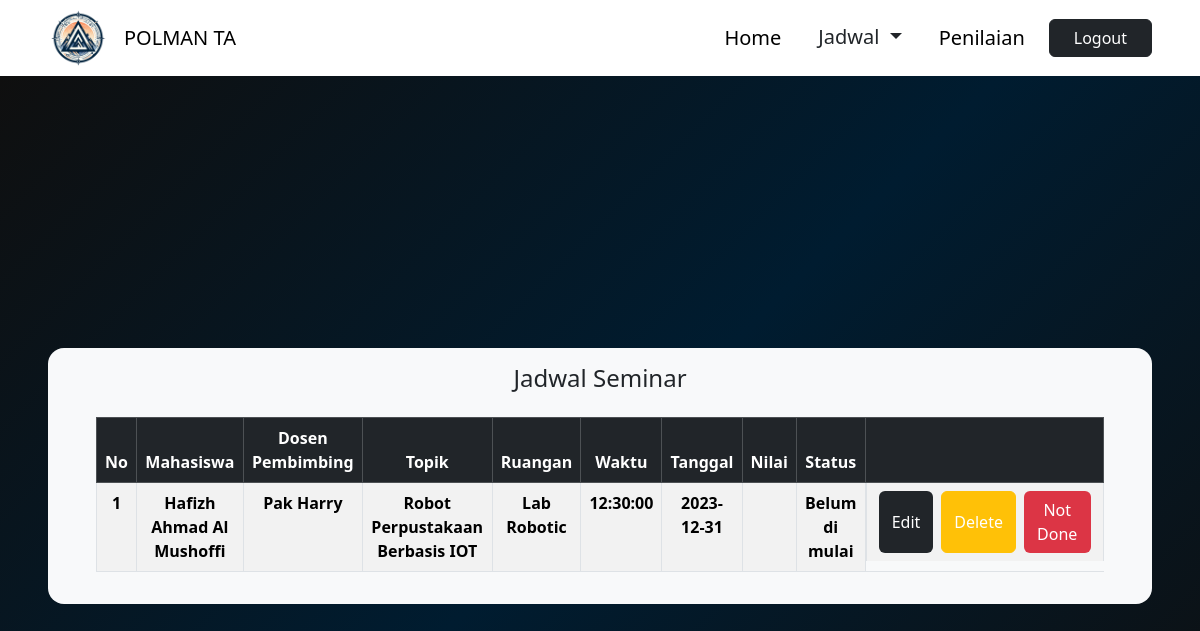
The app's page /index.php/admin/seminar, older data.
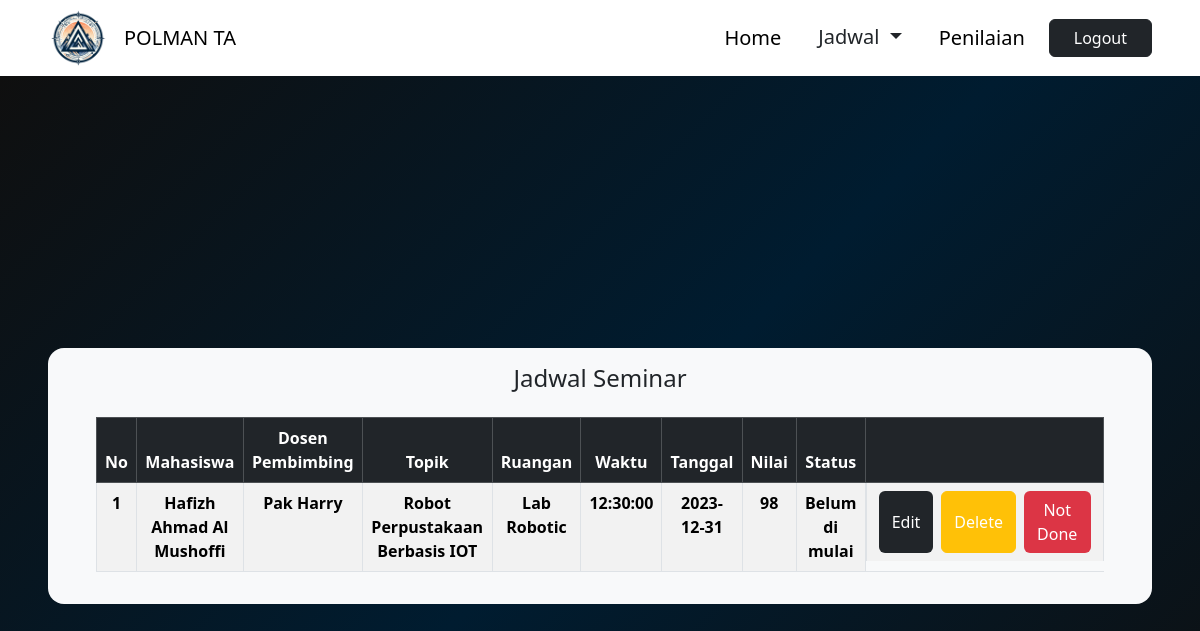
The same page, newer data.
### tables this page shows
CREATE TABLE `tb_jadwal_seminar` (
  `id_seminar` varchar(40) NOT NULL,
  `id_pilih` varchar(40) NOT NULL,
  `id_user` varchar(40) NOT NULL,
  `nama_mhs` varchar(40) NOT NULL,
  `nama_dosen` varchar(40) NOT NULL,
  `topik` varchar(40) NOT NULL,
  `ruangan` varchar(30) NOT NULL,
  `waktu` time NOT NULL,
  `tanggal` date NOT NULL,
  `nilai` varchar(5) NOT NULL,
  `status` varchar(20) NOT NULL DEFAULT 'Belum di mulai'
);

### application/controllers/Admin.php (called while the page is built, shortened)
<?php
class Admin extends CI_Controller
{
	public function __construct()
	{
		$this->load->model('m_admin');
	}
	public function seminar()
	{
		$jumlah_data = $this->m_admin->get_seminar();
		$config['base_url'] = base_url() . 'admin/seminar';
		$config['total_rows'] = $jumlah_data;
		$config['per_page'] = 10;
		$config['full_tag_open'] = '<ul class="pagination justify-content-center">';
		$config['full_tag_close'] = '</ul>';
		$config['first_link'] = 'First';
		$config['last_link'] = 'Last';
		$config['first_tag_open'] = '<li class="page-item"><span class="page-link">';
		$config['first_tag_close'] = '</span></li>';
		$config['prev_link'] = '&laquo';
		$config['prev_tag_open'] = '<li class="page-item"><span class="page-link">';
		$config['prev_tag_close'] = '</span></li>';
		$config['next_link'] = '&raquo';
		$config['next_tag_open'] = '<li class="page-item"><span class="page-link">';
		$config['next_tag_close'] = '</span></li>';
		$config['last_tag_open'] = '<li class="page-item"><span class="page-link">';
		$config['last_tag_close'] = '</span></li>';
		$config['cur_tag_open'] = '<li class="page-item active"><a class="page-link bg-dark text-white border-dark" href="#">';
		$config['cur_tag_close'] = '</a></li>';
		$config['num_tag_open'] = '<li class="page-item"><span class="page-link">';
		$config['num_tag_close'] = '</span></li>';
		$from = $this->uri->segment(0);
		$this->pagination->initialize($config);
		$data["link_page"] = $this->pagination->create_links();
		$data['page'] = $this->m_admin->page_seminar($config['per_page'], $from);
		$data['seminar'] = $this->m_admin->data_seminar();
		$this->load->view('template/admin/head');
		$this->load->view('admin/seminar', $data);
		$this->load->view('template/footer');
	}
}
?>

### index.php (called while the page is built, shortened)
<?php
require_once BASEPATH.'core/CodeIgniter.php';

### application/models/M_admin.php (called while the page is built, shortened)
<?php
class M_admin extends CI_Model {
	public function data_seminar(){
		return $this->db->get('tb_jadwal_seminar')->result();
	}
	public function page_seminar($limit, $start) {
        $this->db->limit($limit, $start);
        $query = $this->db->get('tb_jadwal_seminar');
        return $query->result();
    }
}
?>

### application/views/admin/seminar.php (the view, shortened to what this page needs)
<div class="container-fluid gradient-custom5 custom-height d-flex align-items-center px-5">
	<div class="col py-3 px-5 bg-light rounded-4">
		<h4 class="text-center mb-4">Jadwal Seminar</h4>
		<table class="table table-striped table-hover table-bordered">
			<thead class="table-dark">
				<tr>
					<th class="col text-center">
						No
					</th>
					<th class="col text-center">
						Mahasiswa
					</th>
					<th class="col text-center">
						Dosen Pembimbing
					</th>
					<th class="col text-center">
						Topik
					</th>
					<th class="col text-center">
						Ruangan
					</th>
					<th class="col text-center">
						Waktu
					</th>
					<th class="col text-center">
						Tanggal
					</th>
					<th class="col text-center">
						Nilai
					</th>
					<th class="col text-center">
						Status
					</th>
					<th class="col text-center"></th>
				</tr>
			</thead>
			<tbody>
				<?php $no = $this->uri->segment('0');
				foreach ($seminar as $j) { ?>
					<tr>
						<th class="text-center">
							<?= ++$no; ?>
						</th>
						<th class="text-center">
							<?= $j->nama_mhs ?>
						</th>
						<th class="text-center">
							<?= $j->nama_dosen ?>
						</th>
						<th class="text-center">
							<?= $j->topik ?>
						</th>
						<th class="text-center">
							<?= $j->ruangan ?>
						</th>
						<th class="text-center">
							<?= $j->waktu ?>
						</th>
						<th class="text-center">
							<?= $j->tanggal ?>
						</th>
						<th class="text-center">
							<?= $j->nilai ?>
						</th>
						<th class="text-center">
							<?= $j->status ?>
						</th>
						<th class="d-flex justify-content-center">
							<button type="button" class="btn bg-dark text-white mx-1"
								data-bs-target="#editModal<?= $j->id_seminar ?>" data-bs-toggle="modal">Edit</button>
							<button type="button" class="btn btn-warning text-white mx-1"
								data-bs-target="#deleteModal<?= $j->id_seminar ?>" data-bs-toggle="modal">Delete</button>
							<?php if (!empty($j->status) && $j->status != 'Telah Dilaksanakan') { ?>
								<button type="button" class="btn bg-danger text-white mx-1">Not Done</button>
							<?php } else { ?>
								<button type="button" class="btn bg-succes text-white mx-1">Done</button>
							<?php } ?>
						</th>
					</tr>
				<?php } ?>
			</tbody>
		</table>
	</div>
</div>

Row changes from the older to the newer data that the page shows:
changed tb_jadwal_seminar "Hafizh Ahmad Al Mushoffi": nilai (not shown) → "98"
